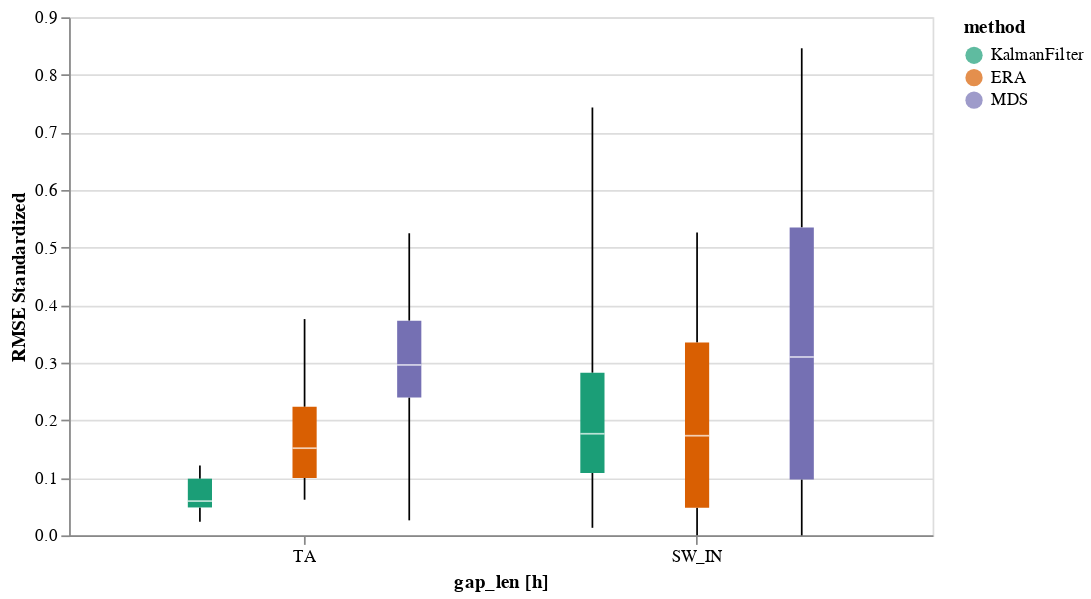

Notebook cell for this chart:
### Code cell
the_plot_stand(data_results)

### Figure 1 — Vega-Lite specification as saved in the notebook (floating-point values rounded to 4 significant figures)
{"config": {"view": {"continuousWidth": 300, "continuousHeight": 300}}, "data": {"name": "data-df58f909631df1ff9544c797c70dc65e"}, "mark": {"type": "boxplot", "extent": "min-max"}, "encoding": {"color": {"field": "method", "scale": {"domain": ["KalmanFilter", "ERA", "MDS"], "scheme": "dark2"}, "sort": ["KalmanFilter", "ERA", "MDS"], "type": "ordinal"}, "x": {"axis": {"labelAngle": 0}, "field": "var", "sort": ["TA", "SW_IN", "LW_IN", "VPD", "WS", "PA", "P", "SWC", "TS"], "title": "gap_len [h]", "type": "ordinal"}, "xOffset": {"field": "method", "scale": {"domain": ["KalmanFilter", "ERA", "MDS"]}, "type": "nominal"}, "y": {"axis": {"grid": true}, "field": "rmse_stand", "title": "RMSE Standardized", "type": "quantitative"}}, "height": 300, "width": 500, "$schema": "https://vega.github.io/schema/vega-lite/v5.2.0.json", "datasets": {"data-df58f909631df1ff9544c797c70dc65e": [{"method": "KalmanFilter", "var": "TA", "gap_len": 2.5, "idx_rep": 0, "rmse": 0.4336, "rmse_stand": 0.05471}, {"method": "KalmanFilter", "var": "TA", "gap_len": 2.5, "idx_rep": 1, "rmse": 0.4791, "rmse_stand": 0.06046}, {"method": "KalmanFilter", "var": "TA", "gap_len": 2.5, "idx_rep": 2, "rmse": 0.2397, "rmse_stand": 0.03024}, {"method": "KalmanFilter", "var": "TA", "gap_len": 2.5, "idx_rep": 3, "rmse": 0.7728, "rmse_stand": 0.09752}, {"method": "KalmanFilter", "var": "TA", "gap_len": 2.5, "idx_rep": 4, "rmse": 0.8031, "rmse_stand": 0.1013}, {"method": "ERA", "var": "TA", "gap_len": 2.5, "idx_rep": 0, "rmse": 0.6886, "rmse_stand": 0.08689}, {"method": "ERA", "var": "TA", "gap_len": 2.5, "idx_rep": 1, "rmse": 2.978, "rmse_stand": 0.3757}, {"method": "ERA", "var": "TA", "gap_len": 2.5, "idx_rep": 2, "rmse": 1.558, "rmse_stand": 0.1966}, {"method": "ERA", "var": "TA", "gap_len": 2.5, "idx_rep": 3, "rmse": 2.635, "rmse_stand": 0.3325}, {"method": "ERA", "var": "TA", "gap_len": 2.5, "idx_rep": 4, "rmse": 2.44, "rmse_stand": 0.3079}, {"method": "MDS", "var": "TA", "gap_len": 2.5, "idx_rep": 0, "rmse": 2.541, "rmse_stand": 0.3207}, {"method": "MDS", "var": "TA", "gap_len": 2.5, "idx_rep": 1, "rmse": 3.392, "rmse_stand": 0.4281}, {"method": "MDS", "var": "TA", "gap_len": 2.5, "idx_rep": 2, "rmse": 0.2069, "rmse_stand": 0.0261}, {"method": "MDS", "var": "TA", "gap_len": 2.5, "idx_rep": 3, "rmse": 0.9168, "rmse_stand": 0.1157}, {"method": "MDS", "var": "TA", "gap_len": 2.5, "idx_rep": 4, "rmse": 1.91, "rmse_stand": 0.241}, {"method": "KalmanFilter", "var": "TA", "gap_len": 5.0, "idx_rep": 0, "rmse": 0.4647, "rmse_stand": 0.05864}, {"method": "KalmanFilter", "var": "TA", "gap_len": 5.0, "idx_rep": 1, "rmse": 0.2366, "rmse_stand": 0.02986}, {"method": "KalmanFilter", "var": "TA", "gap_len": 5.0, "idx_rep": 2, "rmse": 0.2537, "rmse_stand": 0.03202}, {"method": "KalmanFilter", "var": "TA", "gap_len": 5.0, "idx_rep": 3, "rmse": 0.1873, "rmse_stand": 0.02364}, {"method": "KalmanFilter", "var": "TA", "gap_len": 5.0, "idx_rep": 4, "rmse": 0.4572, "rmse_stand": 0.05769}, {"method": "ERA", "var": "TA", "gap_len": 5.0, "idx_rep": 0, "rmse": 0.7428, "rmse_stand": 0.09373}, {"method": "ERA", "var": "TA", "gap_len": 5.0, "idx_rep": 1, "rmse": 1.156, "rmse_stand": 0.1459}, {"method": "ERA", "var": "TA", "gap_len": 5.0, "idx_rep": 2, "rmse": 0.7557, "rmse_stand": 0.09536}, {"method": "ERA", "var": "TA", "gap_len": 5.0, "idx_rep": 3, "rmse": 0.9922, "rmse_stand": 0.1252}, {"method": "ERA", "var": "TA", "gap_len": 5.0, "idx_rep": 4, "rmse": 0.4908, "rmse_stand": 0.06193}, {"method": "MDS", "var": "TA", "gap_len": 5.0, "idx_rep": 0, "rmse": 2.319, "rmse_stand": 0.2927}, {"method": "MDS", "var": "TA", "gap_len": 5.0, "idx_rep": 1, "rmse": 2.669, "rmse_stand": 0.3368}, {"method": "MDS", "var": "TA", "gap_len": 5.0, "idx_rep": 2, "rmse": 3.83, "rmse_stand": 0.4833}, {"method": "MDS", "var": "TA", "gap_len": 5.0, "idx_rep": 3, "rmse": 4.159, "rmse_stand": 0.5248}, {"method": "MDS", "var": "TA", "gap_len": 5.0, "idx_rep": 4, "rmse": 1.431, "rmse_stand": 0.1806}, {"method": "KalmanFilter", "var": "TA", "gap_len": 10.0, "idx_rep": 0, "rmse": 0.8387, "rmse_stand": 0.1058}, {"method": "KalmanFilter", "var": "TA", "gap_len": 10.0, "idx_rep": 1, "rmse": 0.4501, "rmse_stand": 0.0568}, {"method": "KalmanFilter", "var": "TA", "gap_len": 10.0, "idx_rep": 2, "rmse": 0.7069, "rmse_stand": 0.08921}, {"method": "KalmanFilter", "var": "TA", "gap_len": 10.0, "idx_rep": 3, "rmse": 0.4887, "rmse_stand": 0.06167}, {"method": "KalmanFilter", "var": "TA", "gap_len": 10.0, "idx_rep": 4, "rmse": 0.3168, "rmse_stand": 0.03997}, {"method": "ERA", "var": "TA", "gap_len": 10.0, "idx_rep": 0, "rmse": 0.7116, "rmse_stand": 0.0898}, {"method": "ERA", "var": "TA", "gap_len": 10.0, "idx_rep": 1, "rmse": 1.444, "rmse_stand": 0.1823}, {"method": "ERA", "var": "TA", "gap_len": 10.0, "idx_rep": 2, "rmse": 2.033, "rmse_stand": 0.2565}, {"method": "ERA", "var": "TA", "gap_len": 10.0, "idx_rep": 3, "rmse": 1.691, "rmse_stand": 0.2133}, {"method": "ERA", "var": "TA", "gap_len": 10.0, "idx_rep": 4, "rmse": 1.116, "rmse_stand": 0.1409}, {"method": "MDS", "var": "TA", "gap_len": 10.0, "idx_rep": 0, "rmse": 4.151, "rmse_stand": 0.5239}, {"method": "MDS", "var": "TA", "gap_len": 10.0, "idx_rep": 1, "rmse": 2.035, "rmse_stand": 0.2568}, {"method": "MDS", "var": "TA", "gap_len": 10.0, "idx_rep": 2, "rmse": 1.864, "rmse_stand": 0.2352}, {"method": "MDS", "var": "TA", "gap_len": 10.0, "idx_rep": 3, "rmse": 3.956, "rmse_stand": 0.4992}, {"method": "MDS", "var": "TA", "gap_len": 10.0, "idx_rep": 4, "rmse": 2.373, "rmse_stand": 0.2994}, {"method": "KalmanFilter", "var": "TA", "gap_len": 22.5, "idx_rep": 0, "rmse": 0.9253, "rmse_stand": 0.1168}, {"method": "KalmanFilter", "var": "TA", "gap_len": 22.5, "idx_rep": 1, "rmse": 0.9616, "rmse_stand": 0.1213}, {"method": "KalmanFilter", "var": "TA", "gap_len": 22.5, "idx_rep": 2, "rmse": 0.6667, "rmse_stand": 0.08413}, {"method": "KalmanFilter", "var": "TA", "gap_len": 22.5, "idx_rep": 3, "rmse": 0.4069, "rmse_stand": 0.05135}, {"method": "KalmanFilter", "var": "TA", "gap_len": 22.5, "idx_rep": 4, "rmse": 0.9208, "rmse_stand": 0.1162}, {"method": "ERA", "var": "TA", "gap_len": 22.5, "idx_rep": 0, "rmse": 1.244, "rmse_stand": 0.157}, {"method": "ERA", "var": "TA", "gap_len": 22.5, "idx_rep": 1, "rmse": 0.9254, "rmse_stand": 0.1168}, {"method": "ERA", "var": "TA", "gap_len": 22.5, "idx_rep": 2, "rmse": 1.456, "rmse_stand": 0.1837}, {"method": "ERA", "var": "TA", "gap_len": 22.5, "idx_rep": 3, "rmse": 0.8016, "rmse_stand": 0.1012}, {"method": "ERA", "var": "TA", "gap_len": 22.5, "idx_rep": 4, "rmse": 2.007, "rmse_stand": 0.2533}, {"method": "MDS", "var": "TA", "gap_len": 22.5, "idx_rep": 0, "rmse": 2.005, "rmse_stand": 0.253}, {"method": "MDS", "var": "TA", "gap_len": 22.5, "idx_rep": 1, "rmse": 2.29, "rmse_stand": 0.2889}, {"method": "MDS", "var": "TA", "gap_len": 22.5, "idx_rep": 2, "rmse": 2.542, "rmse_stand": 0.3207}, {"method": "MDS", "var": "TA", "gap_len": 22.5, "idx_rep": 3, "rmse": 0.6008, "rmse_stand": 0.07582}, {"method": "MDS", "var": "TA", "gap_len": 22.5, "idx_rep": 4, "rmse": 2.81, "rmse_stand": 0.3546}, {"method": "KalmanFilter", "var": "SW_IN", "gap_len": 2.5, "idx_rep": 0, "rmse": 2.679, "rmse_stand": 0.01313}, {"method": "KalmanFilter", "var": "SW_IN", "gap_len": 2.5, "idx_rep": 1, "rmse": 9.363, "rmse_stand": 0.0459}, {"method": "KalmanFilter", "var": "SW_IN", "gap_len": 2.5, "idx_rep": 2, "rmse": 9.363, "rmse_stand": 0.0459}, {"method": "KalmanFilter", "var": "SW_IN", "gap_len": 2.5, "idx_rep": 3, "rmse": 6.36, "rmse_stand": 0.03118}, {"method": "KalmanFilter", "var": "SW_IN", "gap_len": 2.5, "idx_rep": 4, "rmse": 13.17, "rmse_stand": 0.06457}, {"method": "ERA", "var": "SW_IN", "gap_len": 2.5, "idx_rep": 0, "rmse": 0.0, "rmse_stand": 0.0}, {"method": "ERA", "var": "SW_IN", "gap_len": 2.5, "idx_rep": 1, "rmse": 32.74, "rmse_stand": 0.1605}, {"method": "ERA", "var": "SW_IN", "gap_len": 2.5, "idx_rep": 2, "rmse": 32.74, "rmse_stand": 0.1605}, {"method": "ERA", "var": "SW_IN", "gap_len": 2.5, "idx_rep": 3, "rmse": 0.0, "rmse_stand": 0.0}, {"method": "ERA", "var": "SW_IN", "gap_len": 2.5, "idx_rep": 4, "rmse": 0.0, "rmse_stand": 0.0}, {"method": "MDS", "var": "SW_IN", "gap_len": 2.5, "idx_rep": 0, "rmse": 0.0, "rmse_stand": 0.0}, {"method": "MDS", "var": "SW_IN", "gap_len": 2.5, "idx_rep": 1, "rmse": 63.22, "rmse_stand": 0.3099}, {"method": "MDS", "var": "SW_IN", "gap_len": 2.5, "idx_rep": 2, "rmse": 63.22, "rmse_stand": 0.3099}, {"method": "MDS", "var": "SW_IN", "gap_len": 2.5, "idx_rep": 3, "rmse": 0.0, "rmse_stand": 0.0}, {"method": "MDS", "var": "SW_IN", "gap_len": 2.5, "idx_rep": 4, "rmse": 1.433, "rmse_stand": 0.007026}, {"method": "KalmanFilter", "var": "SW_IN", "gap_len": 5.0, "idx_rep": 0, "rmse": 151.6, "rmse_stand": 0.7433}, {"method": "KalmanFilter", "var": "SW_IN", "gap_len": 5.0, "idx_rep": 1, "rmse": 39.72, "rmse_stand": 0.1947}, {"method": "KalmanFilter", "var": "SW_IN", "gap_len": 5.0, "idx_rep": 2, "rmse": 25.07, "rmse_stand": 0.1229}, {"method": "KalmanFilter", "var": "SW_IN", "gap_len": 5.0, "idx_rep": 3, "rmse": 26.18, "rmse_stand": 0.1283}, {"method": "KalmanFilter", "var": "SW_IN", "gap_len": 5.0, "idx_rep": 4, "rmse": 29.95, "rmse_stand": 0.1468}, {"method": "ERA", "var": "SW_IN", "gap_len": 5.0, "idx_rep": 0, "rmse": 107.3, "rmse_stand": 0.5262}, {"method": "ERA", "var": "SW_IN", "gap_len": 5.0, "idx_rep": 1, "rmse": 40.53, "rmse_stand": 0.1987}, {"method": "ERA", "var": "SW_IN", "gap_len": 5.0, "idx_rep": 2, "rmse": 22.86, "rmse_stand": 0.1121}, {"method": "ERA", "var": "SW_IN", "gap_len": 5.0, "idx_rep": 3, "rmse": 0.0, "rmse_stand": 0.0}, {"method": "ERA", "var": "SW_IN", "gap_len": 5.0, "idx_rep": 4, "rmse": 0.0, "rmse_stand": 0.0}, {"method": "MDS", "var": "SW_IN", "gap_len": 5.0, "idx_rep": 0, "rmse": 112.3, "rmse_stand": 0.5503}, {"method": "MDS", "var": "SW_IN", "gap_len": 5.0, "idx_rep": 1, "rmse": 67.42, "rmse_stand": 0.3305}, {"method": "MDS", "var": "SW_IN", "gap_len": 5.0, "idx_rep": 2, "rmse": 33.38, "rmse_stand": 0.1636}, {"method": "MDS", "var": "SW_IN", "gap_len": 5.0, "idx_rep": 3, "rmse": 0.0, "rmse_stand": 0.0}, {"method": "MDS", "var": "SW_IN", "gap_len": 5.0, "idx_rep": 4, "rmse": 0.2198, "rmse_stand": 0.001077}, {"method": "KalmanFilter", "var": "SW_IN", "gap_len": 10.0, "idx_rep": 0, "rmse": 56.51, "rmse_stand": 0.277}, {"method": "KalmanFilter", "var": "SW_IN", "gap_len": 10.0, "idx_rep": 1, "rmse": 52.11, "rmse_stand": 0.2554}, {"method": "KalmanFilter", "var": "SW_IN", "gap_len": 10.0, "idx_rep": 2, "rmse": 96.6, "rmse_stand": 0.4735}, {"method": "KalmanFilter", "var": "SW_IN", "gap_len": 10.0, "idx_rep": 3, "rmse": 109.8, "rmse_stand": 0.5385}, {"method": "KalmanFilter", "var": "SW_IN", "gap_len": 10.0, "idx_rep": 4, "rmse": 36.18, "rmse_stand": 0.1773}, {"method": "ERA", "var": "SW_IN", "gap_len": 10.0, "idx_rep": 0, "rmse": 37.86, "rmse_stand": 0.1856}, {"method": "ERA", "var": "SW_IN", "gap_len": 10.0, "idx_rep": 1, "rmse": 72.05, "rmse_stand": 0.3532}, {"method": "ERA", "var": "SW_IN", "gap_len": 10.0, "idx_rep": 2, "rmse": 98.66, "rmse_stand": 0.4836}, {"method": "ERA", "var": "SW_IN", "gap_len": 10.0, "idx_rep": 3, "rmse": 100.3, "rmse_stand": 0.4919}, {"method": "ERA", "var": "SW_IN", "gap_len": 10.0, "idx_rep": 4, "rmse": 33.18, "rmse_stand": 0.1627}, {"method": "MDS", "var": "SW_IN", "gap_len": 10.0, "idx_rep": 0, "rmse": 136.8, "rmse_stand": 0.6704}, {"method": "MDS", "var": "SW_IN", "gap_len": 10.0, "idx_rep": 1, "rmse": 108.1, "rmse_stand": 0.5299}, {"method": "MDS", "var": "SW_IN", "gap_len": 10.0, "idx_rep": 2, "rmse": 143.1, "rmse_stand": 0.7016}, {"method": "MDS", "var": "SW_IN", "gap_len": 10.0, "idx_rep": 3, "rmse": 126.0, "rmse_stand": 0.6175}, {"method": "MDS", "var": "SW_IN", "gap_len": 10.0, "idx_rep": 4, "rmse": 87.55, "rmse_stand": 0.4291}, {"method": "KalmanFilter", "var": "SW_IN", "gap_len": 22.5, "idx_rep": 0, "rmse": 35.85, "rmse_stand": 0.1757}, {"method": "KalmanFilter", "var": "SW_IN", "gap_len": 22.5, "idx_rep": 1, "rmse": 53.8, "rmse_stand": 0.2637}, {"method": "KalmanFilter", "var": "SW_IN", "gap_len": 22.5, "idx_rep": 2, "rmse": 61.13, "rmse_stand": 0.2996}, {"method": "KalmanFilter", "var": "SW_IN", "gap_len": 22.5, "idx_rep": 3, "rmse": 25.1, "rmse_stand": 0.1231}, {"method": "KalmanFilter", "var": "SW_IN", "gap_len": 22.5, "idx_rep": 4, "rmse": 75.55, "rmse_stand": 0.3703}, {"method": "ERA", "var": "SW_IN", "gap_len": 22.5, "idx_rep": 0, "rmse": 37.45, "rmse_stand": 0.1836}, {"method": "ERA", "var": "SW_IN", "gap_len": 22.5, "idx_rep": 1, "rmse": 55.12, "rmse_stand": 0.2702}, {"method": "ERA", "var": "SW_IN", "gap_len": 22.5, "idx_rep": 2, "rmse": 67.09, "rmse_stand": 0.3289}, {"method": "ERA", "var": "SW_IN", "gap_len": 22.5, "idx_rep": 3, "rmse": 13.04, "rmse_stand": 0.06394}, {"method": "ERA", "var": "SW_IN", "gap_len": 22.5, "idx_rep": 4, "rmse": 77.26, "rmse_stand": 0.3787}, {"method": "MDS", "var": "SW_IN", "gap_len": 22.5, "idx_rep": 0, "rmse": 25.95, "rmse_stand": 0.1272}, {"method": "MDS", "var": "SW_IN", "gap_len": 22.5, "idx_rep": 1, "rmse": 55.38, "rmse_stand": 0.2715}, {"method": "MDS", "var": "SW_IN", "gap_len": 22.5, "idx_rep": 2, "rmse": 105.6, "rmse_stand": 0.5177}, {"method": "MDS", "var": "SW_IN", "gap_len": 22.5, "idx_rep": 3, "rmse": 46.51, "rmse_stand": 0.228}, {"method": "MDS", "var": "SW_IN", "gap_len": 22.5, "idx_rep": 4, "rmse": 172.6, "rmse_stand": 0.8461}]}}
